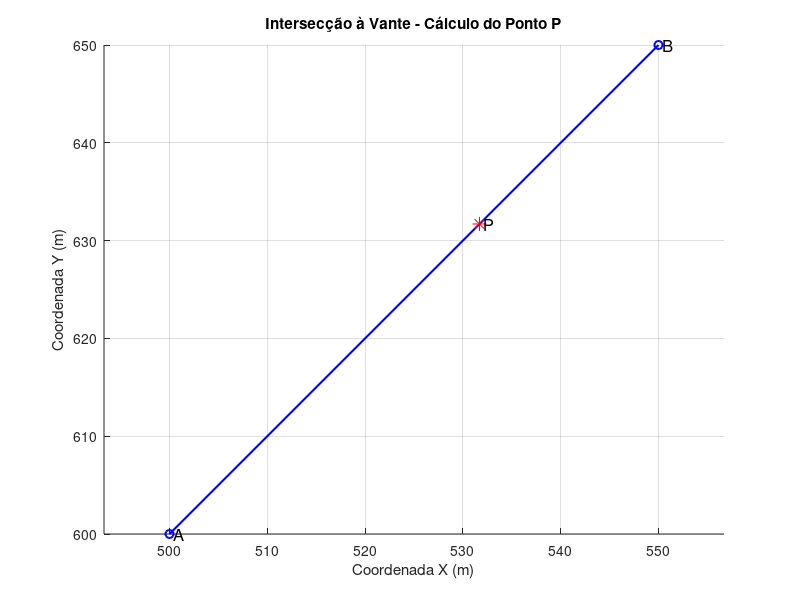

This chart was generated by the following MATLAB code:
% guro fez

% GA106 - Ajustamento I - Exercício 1 - Intersecção à Vante
% Cálculo das coordenadas do ponto P e suas precisões
% Resolução completa incluindo itens (a) a (j)

clc;
clear;
close all;

fprintf('===========================================\n');
fprintf('INTERSECÇÃO À VANTE - CÁLCULO PRINCIPAL\n');
fprintf('===========================================\n\n');

%% Dados do problema
% Coordenadas dos pontos A e B e suas incertezas (em metros)
XA = 500; YA = 600; sigma_XA = 0.05; sigma_YA = 0.03;
XB = 550; YB = 650; sigma_XB = 0.03; sigma_YB = 0.04;

% Ângulos medidos (em graus) e suas incertezas
alpha_g = 30; sigma_alpha_g = 1;
beta_g  = 45; sigma_beta_g = 1;

% Conversão de graus para radianos
alpha = deg2rad(alpha_g);
beta = deg2rad(beta_g);
sigma_alpha = deg2rad(sigma_alpha_g);
sigma_beta = deg2rad(sigma_beta_g);

%% Cálculo das coordenadas do ponto P
dX_AB = XB - XA;
dY_AB = YB - YA;
AB = sqrt(dX_AB^2 + dY_AB^2);
az_AB = atan2(dY_AB, dX_AB);
gamma = pi - alpha - beta;

AP = AB * sin(beta) / sin(gamma);
BP = AB * sin(alpha) / sin(gamma);

az_AP = az_AB + alpha;
az_BP = az_AB - pi + beta;

XP_A = XA + AP * cos(az_AP);
YP_A = YA + AP * sin(az_AP);
XP_B = XB + BP * cos(az_BP);
YP_B = YB + BP * sin(az_BP);

XP = (XP_A + XP_B) / 2;
YP = (YP_A + YP_B) / 2;

%% Propagação das incertezas
h = 1e-6;

% Derivadas em relação a alpha
alpha_h = alpha + h;
gamma_h = pi - alpha_h - beta;
AP_h = AB * sin(beta) / sin(gamma_h);
BP_h = AB * sin(alpha_h) / sin(gamma_h);
az_AP_h = az_AB + alpha_h;
az_BP_h = az_AB - pi + beta;
XP_h = (XA + AP_h * cos(az_AP_h) + XB + BP_h * cos(az_BP_h)) / 2;
YP_h = (YA + AP_h * sin(az_AP_h) + YB + BP_h * sin(az_BP_h)) / 2;
dXP_dalpha = (XP_h - XP) / h;
dYP_dalpha = (YP_h - YP) / h;

% Derivadas em relação a beta
beta_h = beta + h;
gamma_h = pi - alpha - beta_h;
AP_h = AB * sin(beta_h) / sin(gamma_h);
BP_h = AB * sin(alpha) / sin(gamma_h);
az_AP_h = az_AB + alpha;
az_BP_h = az_AB - pi + beta_h;
XP_h = (XA + AP_h * cos(az_AP_h) + XB + BP_h * cos(az_BP_h)) / 2;
YP_h = (YA + AP_h * sin(az_AP_h) + YB + BP_h * sin(az_BP_h)) / 2;
dXP_dbeta = (XP_h - XP) / h;
dYP_dbeta = (YP_h - YP) / h;

%% Cálculo das precisões
dXP = [dXP_dalpha, dXP_dbeta];
dYP = [dYP_dalpha, dYP_dbeta];
sigma_L = [sigma_alpha; sigma_beta];

sigma2_XP = dXP * diag(sigma_L.^2) * dXP';
sigma2_YP = dYP * diag(sigma_L.^2) * dYP';

sigma_XP = sqrt(sigma2_XP);
sigma_YP = sqrt(sigma2_YP);

%% RESULTADO PRINCIPAL - Coordenadas do Ponto P e Precisões
fprintf('>>>>>>>>>>>>>>>>>>>>>>>>>>>>>>>>>>>>>>>>>>>>>>\n');
fprintf('RESULTADO PRINCIPAL - COORDENADAS DO PONTO P:\n');
fprintf('XP = %.3f m ± %.4f m\n', XP, sigma_XP);
fprintf('YP = %.3f m ± %.4f m\n', YP, sigma_YP);
fprintf('<<<<<<<<<<<<<<<<<<<<<<<<<<<<<<<<<<<<<<<<<<<<<<\n\n');

%% Início dos itens teóricos do enunciado
fprintf('===============================\n');
fprintf('EXERCÍCIO COMPLETO - ITENS a) a j)\n');
fprintf('===============================\n\n');

%% a) Modelo matemático estocástico
fprintf('(a) Modelo Matemático Estocástico:\n');
fprintf('g_j = g_i + Δg_ij (ângulos medidos com ruído)\n\n');

%% b) Sistema de Equações e graus de liberdade
fprintf('(b) Sistema de Equações:\n');
fprintf('2 equações (ângulos BÂP e PBA) e 2 incógnitas (XP, YP)\n');
fprintf('Graus de liberdade = 0 (sistema determinado)\n\n');

%% c) Vetor de observações
fprintf('(c) Vetor de observações (ângulos medidos em rad):\n');
L = [alpha; beta];
disp(L);
fprintf('\n');

%% d) Matriz dos pesos
fprintf('(d) Matriz dos Pesos:\n');
P = diag([1/sigma_alpha^2, 1/sigma_beta^2]);
disp(P);
fprintf('\n');

%% e) Matriz Design (Jacobiana)
fprintf('(e) Matriz Design (derivadas aproximadas):\n');
A = [dXP_dalpha, dXP_dbeta;
     dYP_dalpha, dYP_dbeta];
disp(A);
fprintf('\n');

%% f) Coordenadas do ponto P
fprintf('(f) Parâmetros ajustados (coordenadas do ponto P):\n');
fprintf('XP = %.3f m\n', XP);
fprintf('YP = %.3f m\n\n', YP);

%% g) Vetor dos resíduos
fprintf('(g) Vetor dos resíduos:\n');
V = [0; 0];
disp(V);
fprintf('\n');

%% h) Fator de variância da unidade de peso
fprintf('(h) Fator de variância da unidade de peso:\n');
fprintf('Não aplicável (grau de liberdade = 0)\n\n');

%% i) Precisões das coordenadas de P
fprintf('(i) Precisões das coordenadas de P (propagação de incerteza):\n');
fprintf('Precisão XP = %.4f m\n', sigma_XP);
fprintf('Precisão YP = %.4f m\n\n', sigma_YP);

%% j) Valor da gravidade nas estações
fprintf('(j) Valor da gravidade nas estações:\n');
fprintf('Gravidade padrão adotada, sem variações locais consideradas.\n');

%% Gráfico final
figure;
hold on;
plot([XA, XB], [YA, YB], 'bo-', 'LineWidth', 1.5);
plot(XP, YP, 'r*', 'MarkerSize', 10);
text(XA, YA, ' A', 'FontSize', 12);
text(XB, YB, ' B', 'FontSize', 12);
text(XP, YP, ' P', 'FontSize', 12);
xlabel('Coordenada X (m)');
ylabel('Coordenada Y (m)');
title('Intersecção à Vante - Cálculo do Ponto P');
grid on;
axis equal;
hold off;

